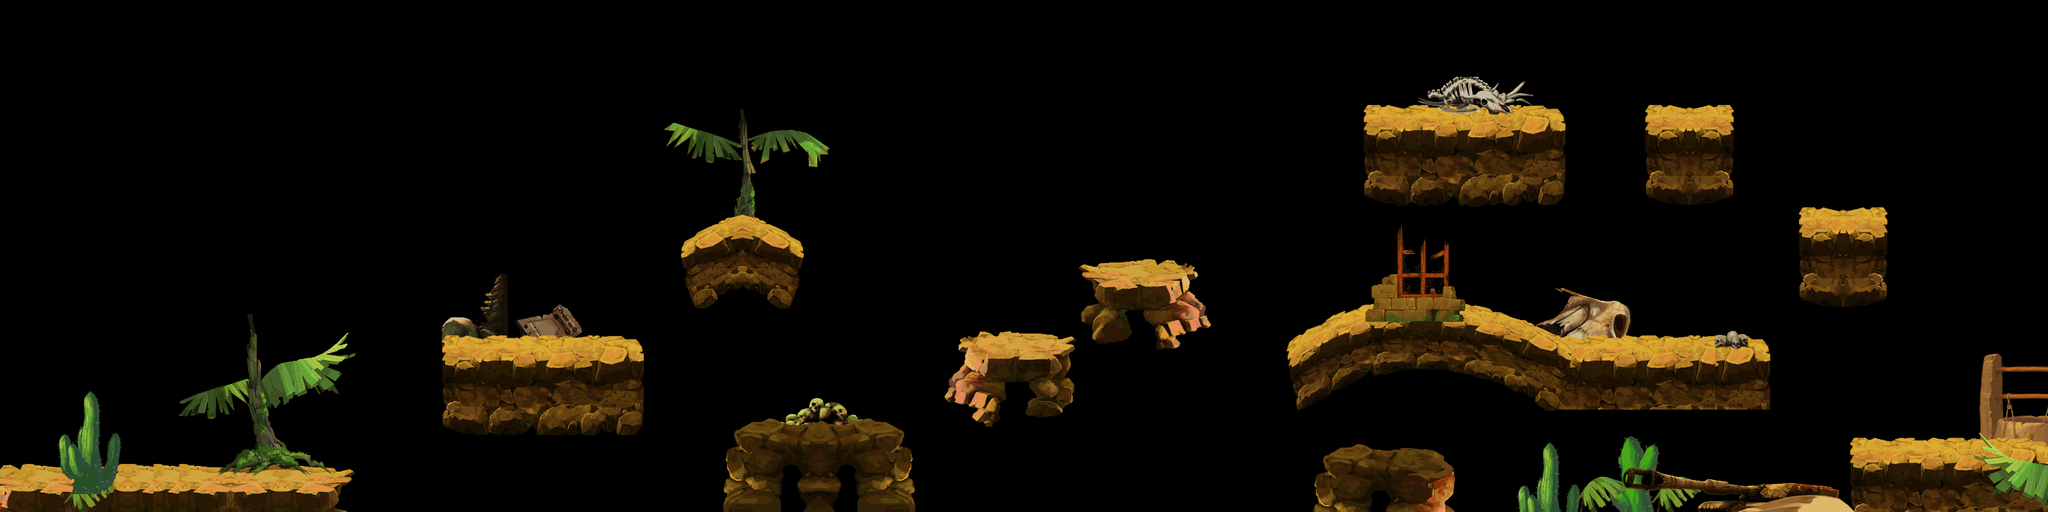

A 2D game scene composited from a Tiled map and its tileset images. What follows is a short description and the map's XML, with each tile layer's data collapsed to a summary:
An orthogonal 80x20 tile map with 40x40 px tiles, 4 tile layers (land1, land2, land3, land4) and 53 objects.

<map version="1.0" orientation="orthogonal" width="80" height="20" tilewidth="40" tileheight="40">
 <tileset firstgid="1" name="4-3" tilewidth="40" tileheight="40">
  <image source="d-land.png" width="2025" height="1793" />
 </tileset>
 <layer name="land1" width="80" height="20">
  <data>[1600 cells, 182 non-empty, 182 distinct tile ids]</data>
 </layer>
 <layer name="land2" width="80" height="20">
  <data>[1600 cells, 460 non-empty, 200 distinct tile ids]</data>
 </layer>
 <layer name="land3" width="80" height="20">
  <data>[1600 cells, 305 non-empty, 305 distinct tile ids]</data>
 </layer>
 <layer name="land4" width="80" height="20">
  <data>[1600 cells, 88 non-empty, 88 distinct tile ids]</data>
 </layer>
 <objectgroup name="pengzhuang" width="80" height="20">
  <object x="694" y="543" width="303" height="56" />
  <object x="1156" y="673" width="251" height="59" />
  <object x="0" y="746" width="528" height="59" />
  <object x="2892" y="707" width="330" height="101" />
  <object x="2133" y="185" width="306" height="54" />
  <object x="2459" y="547" width="300" height="54" />
  <object x="1505" y="537" width="158" height="53" />
  <object x="1703" y="425" width="144" height="49" />
  <object x="2121" y="491" width="198" height="52" />
  <object x="2089" y="721" width="165" height="49" />
  <object x="2022" y="550" width="97" height="42" />
  <object x="2319" y="550" width="140" height="46" />
  <object x="1072" y="387" width="175" height="39" />
  <object x="2575" y="184" width="129" height="64" />
  <object x="2815" y="345" width="129" height="47" />
 </objectgroup>
 <objectgroup name="zuobiao1" width="80" height="20">
  <object x="1793" y="427">
   <properties>
    <property name="id" value="1" />
    <property name="type" value="1" />
   </properties>
  </object>
  <object x="432" y="750">
   <properties>
    <property name="id" value="1" />
    <property name="type" value="1" />
   </properties>
  </object>
  <object x="368" y="750">
   <properties>
    <property name="id" value="1" />
    <property name="type" value="1" />
   </properties>
  </object>
  <object x="2594" y="552">
   <properties>
    <property name="id" value="1" />
    <property name="type" value="1" />
   </properties>
  </object>
  <object x="2530" y="552">
   <properties>
    <property name="id" value="1" />
    <property name="type" value="1" />
   </properties>
  </object>
  <object x="2382" y="192">
   <properties>
    <property name="id" value="1" />
    <property name="type" value="1" />
   </properties>
  </object>
  <object x="2318" y="192">
   <properties>
    <property name="id" value="1" />
    <property name="type" value="1" />
   </properties>
  </object>
 </objectgroup>
 <objectgroup name="zuobiao2" width="80" height="20">
  <object x="963" y="543">
   <properties>
    <property name="id" value="101" />
    <property name="num" value="5" />
    <property name="range" value="100" />
    <property name="time" value="1" />
    <property name="timemax" value="12" />
    <property name="timemin" value="3" />
    <property name="z" value="0" />
   </properties>
  </object>
  <object x="306" y="746">
   <properties>
    <property name="id" value="101" />
    <property name="num" value="6" />
    <property name="range" value="20" />
    <property name="time" value="2" />
    <property name="timemax" value="12" />
    <property name="timmin" value="3" />
   </properties>
  </object>
  <object x="872" y="542">
   <properties>
    <property name="id" value="101" />
    <property name="num" value="6" />
    <property name="range" value="20" />
    <property name="time" value="2" />
    <property name="timemax" value="12" />
    <property name="timmin" value="3" />
   </properties>
  </object>
  <object x="2564" y="548">
   <properties>
    <property name="id" value="101" />
    <property name="num" value="6" />
    <property name="range" value="20" />
    <property name="time" value="2" />
    <property name="timemax" value="12" />
    <property name="timmin" value="3" />
   </properties>
  </object>
  <object x="2242" y="186">
   <properties>
    <property name="id" value="101" />
    <property name="num" value="6" />
    <property name="range" value="20" />
    <property name="time" value="2" />
    <property name="timemax" value="12" />
    <property name="timmin" value="3" />
   </properties>
  </object>
  <object x="1598" y="542">
   <properties>
    <property name="id" value="103" />
    <property name="num" value="4" />
    <property name="range" value="50" />
    <property name="time" value="6" />
    <property name="timemax" value="10" />
    <property name="timmin" value="3" />
   </properties>
  </object>
  <object x="2354" y="186">
   <properties>
    <property name="id" value="103" />
    <property name="num" value="4" />
    <property name="range" value="50" />
    <property name="time" value="6" />
    <property name="timemax" value="10" />
    <property name="timmin" value="3" />
   </properties>
  </object>
  <object x="404" y="744">
   <properties>
    <property name="id" value="111" />
    <property name="num" value="2" />
    <property name="range" value="20" />
    <property name="time" value="1" />
    <property name="timemax" value="8" />
    <property name="timmin" value="1" />
   </properties>
  </object>
  <object x="1306" y="674">
   <properties>
    <property name="id" value="111" />
    <property name="num" value="2" />
    <property name="range" value="20" />
    <property name="time" value="1" />
    <property name="timemax" value="8" />
    <property name="timmin" value="1" />
   </properties>
  </object>
  <object x="2170" y="712">
   <properties>
    <property name="id" value="111" />
    <property name="num" value="2" />
    <property name="range" value="20" />
    <property name="time" value="1" />
    <property name="timemax" value="8" />
    <property name="timmin" value="1" />
   </properties>
  </object>
  <object x="3048" y="702">
   <properties>
    <property name="id" value="111" />
    <property name="num" value="2" />
    <property name="range" value="20" />
    <property name="time" value="1" />
    <property name="timemax" value="8" />
    <property name="timmin" value="1" />
   </properties>
  </object>
  <object x="385" y="124">
   <properties>
    <property name="id" value="107" />
    <property name="num" value="3" />
    <property name="range" value="0" />
    <property name="time" value="1" />
    <property name="timemax" value="12" />
    <property name="timmin" value="3" />
   </properties>
  </object>
  <object x="836" y="118">
   <properties>
    <property name="id" value="107" />
    <property name="num" value="3" />
    <property name="range" value="0" />
    <property name="time" value="1" />
    <property name="timemax" value="12" />
    <property name="timmin" value="3" />
   </properties>
  </object>
  <object x="1406" y="127">
   <properties>
    <property name="id" value="107" />
    <property name="num" value="3" />
    <property name="range" value="0" />
    <property name="time" value="1" />
    <property name="timemax" value="12" />
    <property name="timmin" value="3" />
   </properties>
  </object>
  <object x="1918" y="48">
   <properties>
    <property name="id" value="107" />
    <property name="num" value="3" />
    <property name="range" value="0" />
    <property name="time" value="1" />
    <property name="timemax" value="12" />
    <property name="timmin" value="3" />
   </properties>
  </object>
  </objectgroup>
 <objectgroup name="zuobiao3" width="80" height="20">
  <!-- 4 objects omitted --></objectgroup>
</map>
<!-- 16 of 53 objects omitted -->
